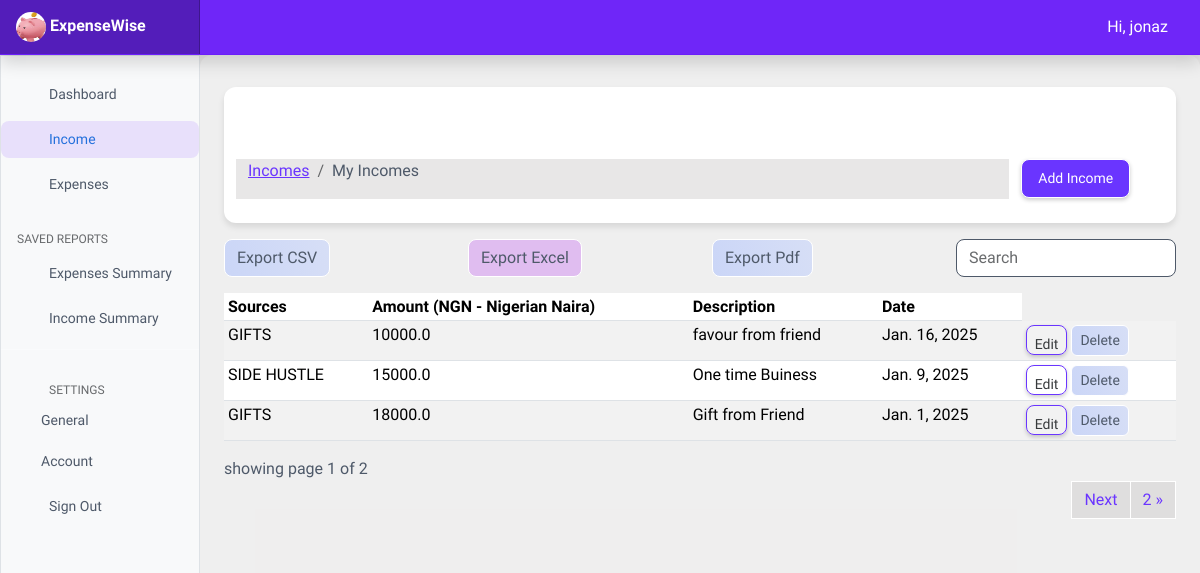
The page /Income/ (signed in) on the database its author committed.
### userpreferences/models.py (models this page shows, shortened)
class UserPreference(models.Model):
    user = models.OneToOneField(to=User, on_delete=models.CASCADE)
    currency = models.CharField(max_length=255, blank=True, null=True)

### userincome/models.py (models this page shows, shortened)
class UserIncome(models.Model):
    amount = models.FloatField()
    date = models.DateField(default=now)
    description = models.TextField()
    owner = models.ForeignKey(to=User, on_delete=models.CASCADE)
    source = models.CharField(max_length=200)
    class Meta:
        ordering = ['-date']

### userincome/views.py (the view)
# urls.py: path('', views.index, name='expenses'),
@login_required(login_url='authentication/login')
def index(request):
    sources = Source.objects.all()
    income = UserIncome.objects.filter(owner=request.user)
    paginator = Paginator(income, 3)
    page_number = request.GET.get('page')
    page_obj = Paginator.get_page(paginator, page_number)
    currency = currency = UserPreference.objects.get_or_create(user=request.user)[0].currency
    context = {
        'sources': sources,
        'income': income,
        'page_obj': page_obj,
        'currency': currency,
    }
    print(sources)
    return render(request, 'income/index.html', context)

### userincome/models.py (called while the page is built)
    def __str__(self):
        return self.name

### templates/income/index.html (shortened to what this page needs)
{% extends 'base.html' %}
{% load static %}
{% block content %}
<div class="container mt-2">
  <div class="row mt-5">
      <div class="col-md-10 bread-crumb">
        <nav aria-label="breadcrumb">
          <ol class="breadcrumb">
            <li class="breadcrumb-item"><a href="#">Incomes</a></li>
            <li class="breadcrumb-item active" aria-current="page">My Incomes</li>
          </ol>
        </nav>
      </div>
      <div class="col-md-2">
          <a href="{% url 'add-income' %}" class="btn btn-primary btn-sm add-btn">Add Income</a>
      </div>
  </div>
</div>
<div class="row mt-3 ">
  <div class="col-md-3">
    <a href="{% url 'export-csv' %}" class="btn csv-btn">Export CSV</a>
  </div>
  <div class="col-md-3">
    <a href="{% url 'export-excel' %}" class="btn excel-btn">Export Excel</a>
  </div>
  <div class="col-md-3">
    <a href="{% url 'export-pdf' %}" class="btn  pdf-btn">Export Pdf</a>
  </div>
  <div class="col-md-3">
    <div class="form-group">
        <input type="text" class="form-control search-wrapper" placeholder="Search" id="searchField">
    </div>
  </div>
</div>
{% if income.count %}
<div class="app-table mt-3">
  <table class="table table-striped table-sm table-hover">
    <thead>
      <tr>
        <th>Sources</th>
        <th>Amount ({{ currency }})</th>
        <th>Description</th>
        <th>Date</th>
      </tr>
    </thead>
    <tbody>
      {% for income in page_obj %}
      <tr>
        <td>{{ income.source }}</td>
        <td>{{ income.amount}}</td>
        <td>{{ income.description }}</td>
        <td>{{ income.date}}</td>
        <td>
          <a href="{% url 'income-edit' income.id %}"
          class="btn btn-sm edit-btn">
            <span class="button-text">Edit</span>
          </a>
          <form id="deleteForm" method="POST" style="display: inline;">
            <button type="button" class="btn btn-sm delete-btn" data-bs-toggle="modal" data-bs-target="#deleteModal" data-income-id="{{ income.id }}">
              <span class="button-text">Delete</span>
            </button>
        </td>
      </tr>
      {% endfor %}
      </tbody>
  </table>
</div>
<div class="pagination-container">
  <div class="page-num">
    showing page {{ page_obj.number}} of {{ page_obj.paginator.num_pages }}
  </div>
  <ul class="pagination justify-content-end ">
    {% if page_obj.has_next %}
    <li class="page-item"><a class="page-link" href="?page={{ page_obj.next_page_number }}">Next</a></li>
    <li class="page-item"><a class="page-link" href="?page={{ page_obj.paginator.num_pages }}">{{ page_obj.paginator.num_pages}} &raquo;</a></li>
    {% endif %}
  </ul>
</div>
{% endif %}
{% endblock %}

### templates/base.html (shortened to what this page needs)
{% load static %}
<html lang="en" data-bs-theme="auto">
  <head>
    <link href="{% static 'css/bootstrap.min.css' %}" rel="stylesheet">
    <link href="{% static 'css/main.css' %}" rel="stylesheet">
    <link href="https://cdn.jsdelivr.net/npm/bootstrap-icons@1.10.5/font/bootstrap-icons.min.css" rel="stylesheet">
    <link href="{% static 'css/sidebar.css' %}" rel="stylesheet">
  </head>
  <body>
<header class="navbar sticky-top bg-dark flex-md-nowrap p-0 shadow" data-bs-theme="dark">
  <a class="navbar-brand col-md-3 col-lg-2 me-0 px-3 fs-6 text-white" href="#">  <img src="{% static 'images/piggy.png' %}" alt="website logo" height="30" width="30" style="border-radius: 36px;">
    ExpenseWise</a>
  <ul class="navbar-nav px-3">
    <li class="nav-item text-nowrap">
      <span class="nav-link px-3 text-white" type="button">
        Hi, {{ request.user.username }}
    </li>
  </ul>
</header>
<div class="container-fluid">
  <div class="row">
    {% include 'partials/_sidebar.html' %}
    <main class="col-md-9 ms-sm-auto col-lg-10 px-md-4">
      {% block content %}
      {% endblock %}
    </main>
  </div>
</div>
  </body>
</html>

### static/css/main.css (style rules this page uses)
:root { --primary: rgb(255, 255, 255); --button-color: #6A35FF; --secondary: #6f26f8; --hover-color: rgba(90, 0, 255, 0.1); --dark-bg: #1A1A1A; --darker-bg: #121212; --light-text: #FFFFFF; --gray-text: rgb(78, 89, 105); --body-color: #c4c2c265; }
body { background-color: var(--body-color); color: var(--light-text); }
.container { background-color: var(--primary); border-radius: 12px; padding: 24px; box-shadow: 0 4px 6px rgba(0, 0, 0, 0.1); }
.csv-btn, .pdf-btn { background: linear-gradient(250deg, rgb(214, 222, 246) 4.03%, rgb(203, 214, 247) 95.89%); color: var(--gray-text); border-color: var(--primary); }
.excel-btn, .excel-btn:hover { color: var(--gray-text); border-color: var(--primary); background-color: rgba(203, 125, 239, 0.447); }
.add-btn, .submit-btn { border-color: var(--primary); background: var(--button-color); box-shadow: 0 2px 0 rgba(105, 5, 255, 0.06); color: var(--light-text); }
.bread-crumb { background-color: var(--body-color); }
.breadcrumb-item a { color: var(--button-color); }
.breadcrumb-item.active { color: var(--gray-text); }
.table { color: var(--light-text); }
.table-striped tbody tr:nth-of-type(odd) { background-color: rgba(90, 0, 255, 0.05); }
.search-wrapper { background-color: var(--primary) !important; border-color: 1px solid var(--dark-bg) !important; color: var(--gray-text) !important; border-radius: 8px !important; }
.pagination .page-link { background-color: var(--body-color); border-color: var(--primary); color: var(--button-color); }
.page-num { color: var(--gray-text); }
.btn { border-radius: 8px; transition: transform 0.2s ease; }
.btn-sm { border-radius: 6px; }
.btn-primary, .btn-secondary, .btn-danger { padding: 8px 16px; border-radius: 8px; box-shadow: 0 2px 4px rgba(0, 0, 0, 0.2); }
.edit-btn { padding: 8px 8px; border-radius: 8px; box-shadow: 0 2px 4px rgba(0, 0, 0, 0.2); background-color: transparent; border: var(--button-color) 1px solid; height: 30px; }
.delete-btn { background: linear-gradient(250deg, rgb(214, 222, 246) 4.03%, rgb(203, 214, 247) 95.89%); color: var(--gray-text); border-color: var(--primary); }
.navbar { background-color: var(--secondary) !important; border-bottom: 1px solid rgba(90, 0, 255, 0.2); }
.navbar-brand { color: var(--light-text) !important; font-weight: bold; font-size: 1.5rem; }
main { background-color: #ffffff55; border-radius: 12px; margin-top: 16px; padding: 24px; }
.navbar-nav .nav-link { color: var(--light-text) !important; padding: 8px 16px; }

### rows shown on the page
UserPreference: currency "NGN - Nigerian Naira"
UserIncome: source "GIFTS", amount "10000.0", description "favour from friend", date "Jan. 16, 2025"
UserIncome: source "SIDE HUSTLE", amount "15000.0", description "One time Buiness", date "Jan. 9, 2025"
UserIncome: source "GIFTS", amount "18000.0", description "Gift from Friend", date "Jan. 1, 2025"

### other values the page prints
{{ request.user.username }} "jonaz"
{{ page_obj.number }} "1"
{{ page_obj.paginator.num_pages }} "2"
